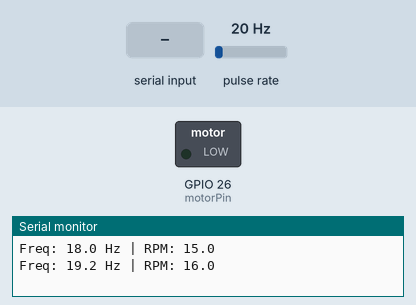
Recording of a sketch running on a simulated ESP32. Parts: switched loads named in the sketch (green lamp = pin HIGH), the last lines printed to the serial monitor. Wiring (inferred from the names in the program): pulse sensor: data GPIO 27. Inputs (shaded band) come from the test bench; at power-on: pulse rate 20 Hz.

Above: at 1.2 s.
1.3 s: "90,45\n" received over Serial
At 2.4 s:
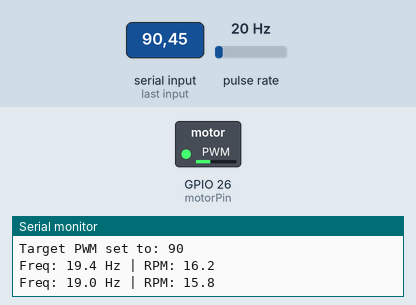
2.8 s: "30,150\n" received over Serial
At 3.6 s:
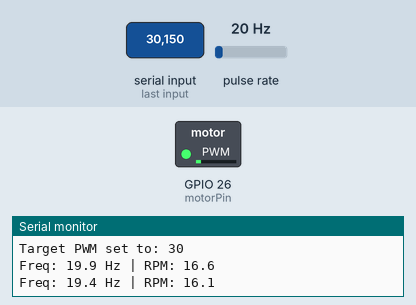
4.3 s: "200\n" received over Serial
At 4.8 s:
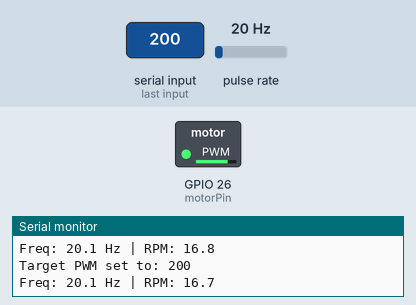
5.8 s: "90\n" received over Serial
At 7.1 s:
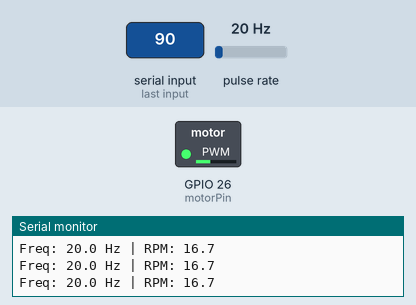
Timing chart, 0 to 8.3 s (numbered marks = the images above; inputs shaded):
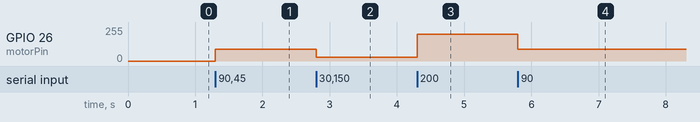

Measured:
- after the input at 1.3 s, GPIO 26 (motorPin): 0/255 → 90/255 at once
- after the input at 2.8 s, GPIO 26 (motorPin): 90/255 → 30/255 at once
- after the input at 4.3 s, GPIO 26 (motorPin): 30/255 → 200/255 at once
- after the input at 5.8 s, GPIO 26 (motorPin): 200/255 → 90/255 at once

The sketch:

stirringSystem.ino
```cpp
// Pin Definitions (TTGO T-Display ESP32)
const int hallPin = 27;
const int motorPin = 26;

// --- 核心滤波与标定参数 ---
const unsigned long debounceUs = 200; // 过滤 <200us 的电刷/PWM毛刺（实测噪声在113us附近）
float pulsesPerRevolution = 72.0;      // 尚未标定真实PPR前保持 1.0，直接以 Freq(Hz) 为准

volatile unsigned long pulseCount = 0;
volatile unsigned long lastPulseUs = 0;

unsigned long lastTime = 0;
float smoothHz = 0.0;

void IRAM_ATTR countPulse() {
  unsigned long now = micros();
  if (now - lastPulseUs >= debounceUs) {
    pulseCount++;
    lastPulseUs = now;
  }
}

int currentPwm = 0;

void setMotorSpeed(int targetSpeed) {
  targetSpeed = constrain(targetSpeed, 0, 255);

  // 从静止启动到低速区间（1~80）时，先给 120ms 高脉冲打破静摩擦
  if (currentPwm == 0 && targetSpeed > 0 && targetSpeed < 80) {
    analogWrite(motorPin, 140);
    delay(120);
  }

  analogWrite(motorPin, targetSpeed);
  currentPwm = targetSpeed;
}

void setup() {
  Serial.begin(115200);
  Serial.setTimeout(50); // 兼容任意串口行结束符，不卡顿
  pinMode(hallPin, INPUT_PULLUP);
  pinMode(motorPin, OUTPUT);
  analogWrite(motorPin, 0);

  attachInterrupt(digitalPinToInterrupt(hallPin), countPulse, RISING);
  Serial.println("TTGO Filtered Stirrer Controller Ready. Enter PWM (0-255):");
}

void loop() {
  // 1. 稳定读取串口 PWM 指令（兼容有无换行符，避免误清零）
  if (Serial.available() > 0) {
    String input = Serial.readStringUntil('\n');
    input.trim();
    if (input.length() > 0 && isDigit(input.charAt(0))) {
      int targetSpeed = constrain(input.toInt(), 0, 255);
      setMotorSpeed(targetSpeed);
      Serial.print("Target PWM set to: ");
      Serial.println(targetSpeed);
    }
  }

  // 2. 每 500 ms 计算一次滤波后的频率与转速
  unsigned long currentTime = millis();
  if (currentTime - lastTime >= 500) {
    unsigned long elapsedMs = currentTime - lastTime;

    noInterrupts();
    unsigned long pulses = pulseCount;
    pulseCount = 0;
    interrupts();

    float rawHz = (pulses * 1000.0) / elapsedMs;

    if (pulses == 0) {
      smoothHz = 0.0;
    } else if (smoothHz == 0.0) {
      smoothHz = rawHz;
    } else {
      smoothHz = 0.7 * smoothHz + 0.3 * rawHz;
    }

    float rpm = (smoothHz * 60.0) / pulsesPerRevolution;

    Serial.print("Freq: ");
    Serial.print(smoothHz, 1);
    Serial.print(" Hz | RPM: ");
    Serial.println(rpm, 1);

    lastTime = currentTime;
  }
}
```
